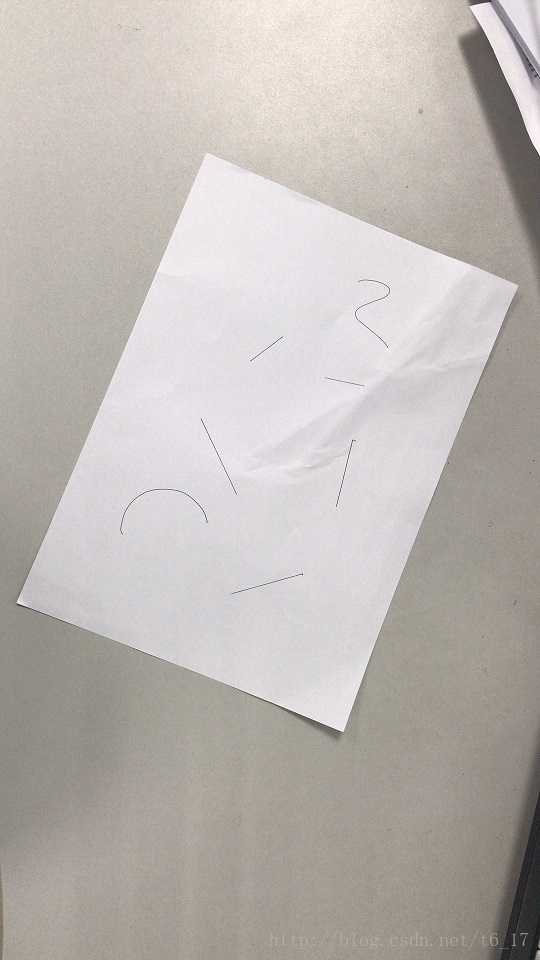
#> input picture 115-伍明-成都/第四周/photo1.jpg, 540 x 960 px, found by its file name
$ python '透视变换_learning.py'
#> lines starting #> are read from the running program, lines starting #| are printed output that depends on the picture
import cv2
import numpy as np

img = cv2.imread("photo1.jpg")
#> img is the input picture: shape (960, 540, 3); mean B, G, R 179.3, 183.7, 189.4
cv2.imshow("image",img)
cv2.waitKey(0)
cv2.destroyAllWindows()

src = np.float32([[207, 151], [517, 285], [17, 601], [343, 731]])
dst = np.float32([[0,0],[500,0],[0,400],[500,400]])
_mat = cv2.getPerspectiveTransform(src,dst)

print(f"warpMatrix:\n{_mat}")

res = img.copy()
result = cv2.warpPerspective(res,_mat,(800,800))
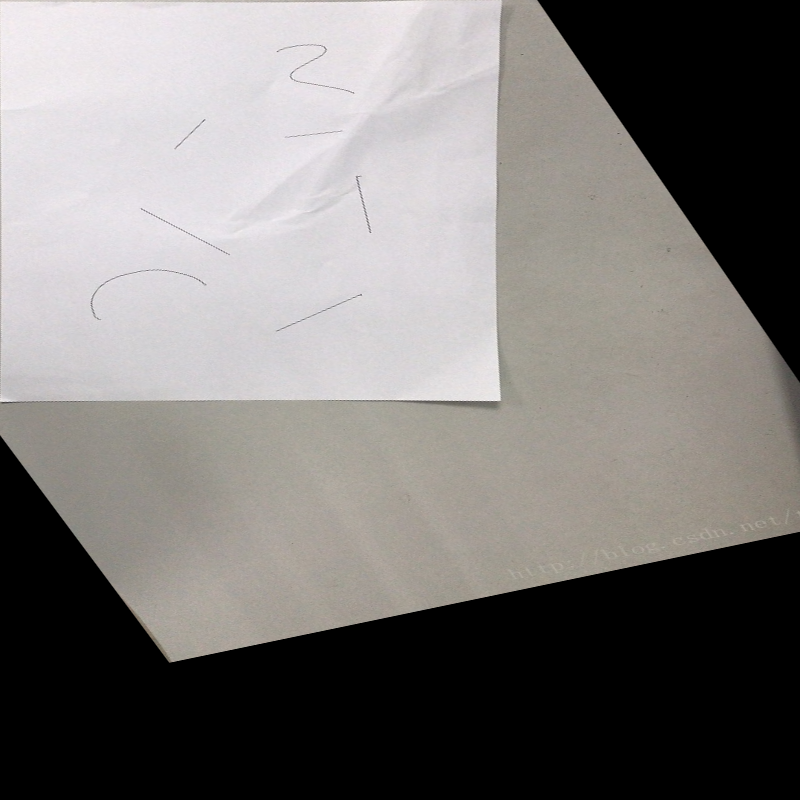
#> result: shape (800, 800, 3); mean B, G, R 118.2, 120.2, 123.4
cv2.imshow("image",result)
cv2.waitKey(0)
cv2.destroyAllWindows()
